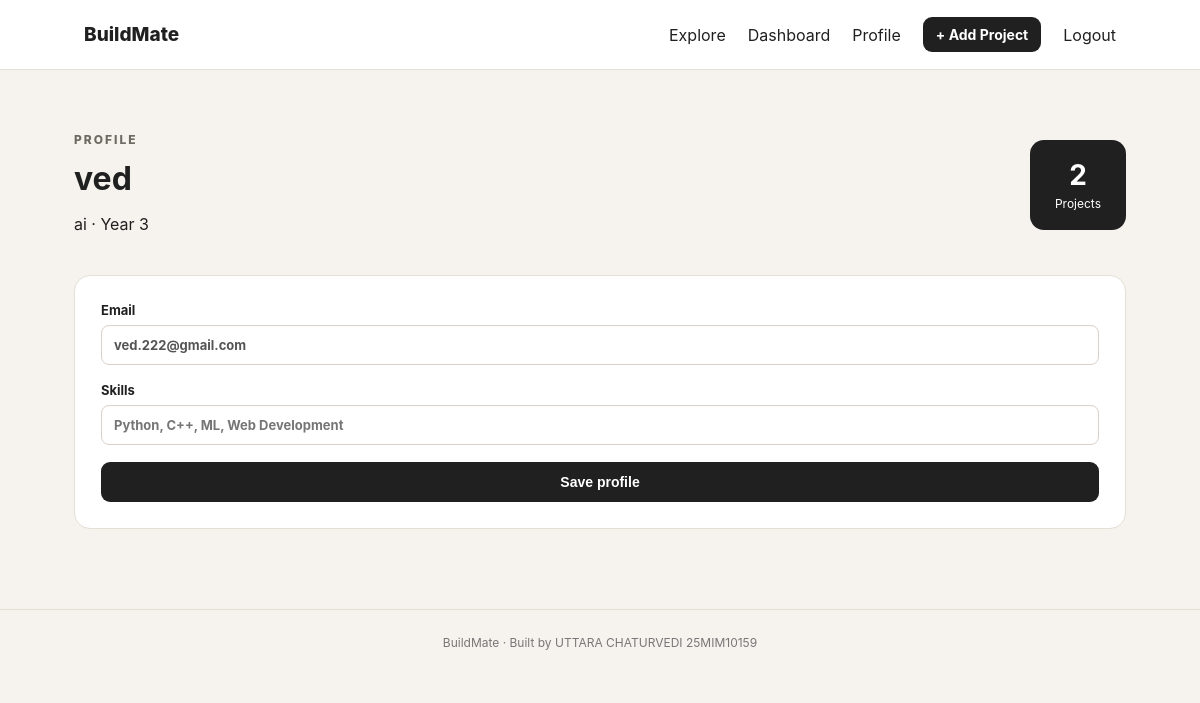
Page /profile (signed in) on the committed database.
### tables this page shows
CREATE TABLE students (
        id INTEGER PRIMARY KEY AUTOINCREMENT,
        name TEXT NOT NULL,
        email TEXT UNIQUE NOT NULL,
        password TEXT NOT NULL,
        branch TEXT NOT NULL,
        year INTEGER NOT NULL,
        skills TEXT DEFAULT ''
    );

### app.py (the view)
@app.route("/profile", methods=["GET", "POST"])
def profile():
    if "user" not in session:
        return redirect(url_for("login"))
    uid = session["user"]["id"]
    conn = get_db()
    if request.method == "POST":
        skills = request.form.get("skills", "").strip()
        conn.execute("UPDATE students SET skills=? WHERE id=?", (skills, uid))
        conn.commit()
        session["user"]["skills"] = skills
        flash("Profile updated.", "success")
    student = conn.execute("SELECT * FROM students WHERE id=?", (uid,)).fetchone()
    project_count = conn.execute("SELECT COUNT(*) c FROM projects WHERE owner_id=?", (uid,)).fetchone()["c"]
    conn.close()
    return render_template("profile.html", student=student, project_count=project_count)

### app.py (called while the page is built)
def get_db():
    conn = sqlite3.connect(DB_PATH)
    conn.row_factory = sqlite3.Row
    return conn

@app.context_processor
def inject_user():
    return {"current_user": session.get("user")}

### templates/profile.html (shortened to what this page needs)
{% extends "base.html" %}
{% block content %}
<div class="profile-head"><div><p class="eyebrow">PROFILE</p><h1>{{ student.name }}</h1><p>{{ student.branch }} · Year {{ student.year }}</p></div><div class="profile-stat"><strong>{{ project_count }}</strong><span>Projects</span></div></div>
<form method="post" class="form-card">
<label>Email<input value="{{ student.email }}" disabled></label>
<label>Skills<input name="skills" value="{{ student.skills or '' }}" placeholder="Python, C++, ML, Web Development"></label>
<button class="btn" type="submit">Save profile</button>
</form>
{% endblock %}

### static/style.css (style rules this page uses)
* { box-sizing:border-box }
body { margin:0;font-family:Inter,Segoe UI,Arial,sans-serif;background:#f6f3ee;color:#202020 }
.eyebrow { font-size:12px;letter-spacing:2px;font-weight:800;color:#6d6a63 }
.btn { display:inline-block;border:0;background:#202020;color:#fff;padding:12px 18px;border-radius:9px;cursor:pointer;font-weight:700;font-size:14px }
.form-card { background:#fff;border:1px solid #e5dfd5;border-radius:16px;padding:26px;display:flex;flex-direction:column;gap:17px }
label { font-size:13px;font-weight:700;display:flex;flex-direction:column;gap:7px }
input,textarea,select { font:inherit;padding:11px 12px;border:1px solid #d8d1c7;border-radius:8px;background:#fff }
.profile-head { display:flex;justify-content:space-between;align-items:center;margin-bottom:25px }
.profile-head h1 { margin:5px 0 }
.profile-stat { background:#202020;color:#fff;border-radius:14px;padding:18px 25px;text-align:center }
.profile-stat strong { display:block;font-size:28px }
.profile-stat span { font-size:12px }

### rows in the picture
students: name "ved", branch "ai", year "3", email "ved.222@gmail.com"

### other values in the picture
{{ project_count }} "2"
